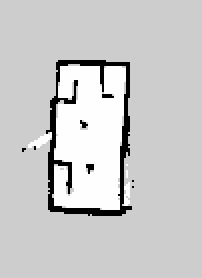
#> input picture SLAM_MAP/map_Hospital.pgm, 101 x 139 px (shown 2 times larger)
$ python clean_map.py
#> lines starting #> are read from the running program, lines starting #| are printed output that depends on the picture; after the words box and inside, x2 and y2 are one past the last pixel; in counts of white or black regions, pixels touching at a corner belong together
import cv2
import numpy as np

def make_map_pretty(input_file, output_file, scale_factor=10):
    # 1. 이미지 로드 (흑백 모드)
#> called with input_file = 'map_Hospital.pgm', output_file = 'map_Hospital_pretty.png', scale_factor = 10
    img = cv2.imread(input_file, cv2.IMREAD_GRAYSCALE)
#> img is the input picture: shape (139, 101); min 0, max 254, mean 202.3
    if img is None:
        print("오류: 파일을 찾을 수 없습니다. 파일명을 확인해주세요.")
        return

    print(f"원본 크기: {img.shape}")
#| 원본 크기: (139, 101)

    # 2. 이미지 전처리 (회색조 제거 -> 흑/백으로 명확히 구분)
    # SLAM 맵에서 벽은 보통 어두운 색, 빈 공간은 밝은 색, 미탐사 영역은 회색(205)입니다.
    # 210보다 어두우면 벽(검정)으로 간주하고 나머지는 모두 흰색으로 날립니다.
    _, binary_map = cv2.threshold(img, 210, 255, cv2.THRESH_BINARY)
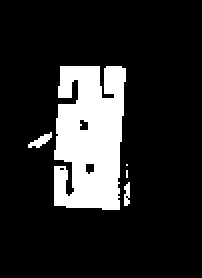
#> binary_map: shape (139, 101) (shown 2 times larger); 15.8% white; 5 white regions (2 under 20 px), largest, box (x1, y1, x2, y2) and area: (27, 33, 63, 105) 2140, (14, 66, 26, 74) 43, (62, 91, 65, 103) 28

    # 3. 해상도 확대 (Upscaling)
    # 픽셀이 깨지는 것을 막고 부드러운 처리를 위해 이미지를 키웁니다.
    h, w = binary_map.shape
#> h = 139; w = 101
    new_dim = (w * scale_factor, h * scale_factor)
#> new_dim = (1010, 1390)
    upscaled = cv2.resize(binary_map, new_dim, interpolation=cv2.INTER_NEAREST)
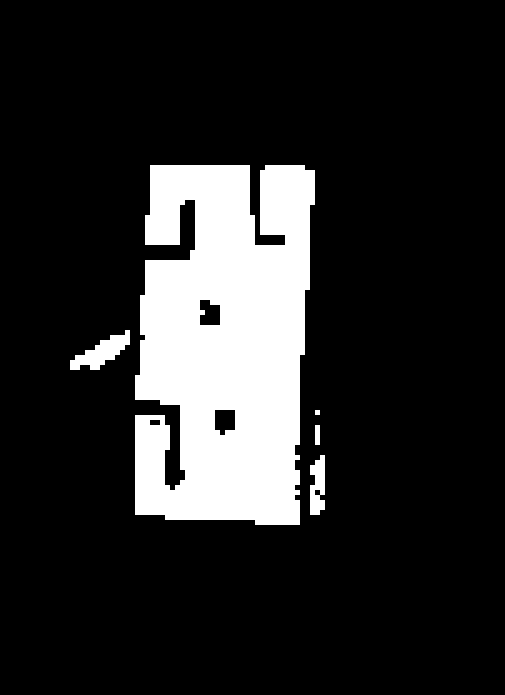
#> upscaled: shape (1390, 1010) (shown at 1/2 size); 15.8% white; 5 white regions, box (x1, y1, x2, y2) and area: (270, 330, 630, 1050) 214000, (140, 660, 260, 740) 4300, (620, 910, 650, 1030) 2800, (630, 850, 640, 890) 400, (630, 820, 640, 830) 100

    # 4. 형태학적 변환 (Morphology) - 여기가 핵심입니다!
    # 벽(검은색)을 기준으로 노이즈를 제거하기 위해 색을 반전시킵니다.
    inverted_map = cv2.bitwise_not(upscaled)

    # 커널 생성 (붓의 크기라고 생각하시면 됩니다)
    kernel_size = scale_factor  # 확대 배율에 맞춰 커널 크기 조정
    kernel = np.ones((kernel_size, kernel_size), np.uint8)

    # (1) Closing: 벽 사이의 작은 구멍이나 끊어진 부분을 메웁니다.
    closed_map = cv2.morphologyEx(inverted_map, cv2.MORPH_CLOSE, kernel)
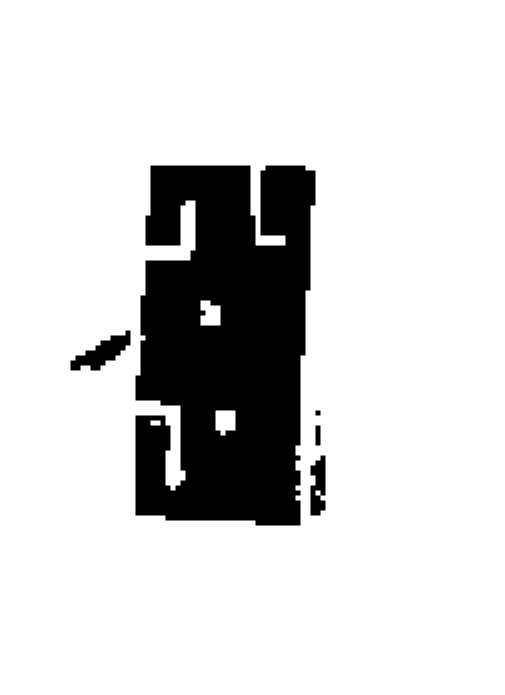
#> closed_map: shape (1390, 1010) (shown at 1/2 size); 84.2% white; 5 black regions, box (x1, y1, x2, y2) and area: (271, 331, 631, 1051) 214000, (141, 661, 261, 741) 4300, (621, 911, 651, 1031) 2800, (631, 851, 641, 891) 400, (631, 821, 641, 831) 100

    # (2) Opening: 벽 주변의 자잘한 노이즈(점)를 제거합니다.
    opened_map = cv2.morphologyEx(closed_map, cv2.MORPH_OPEN, kernel)
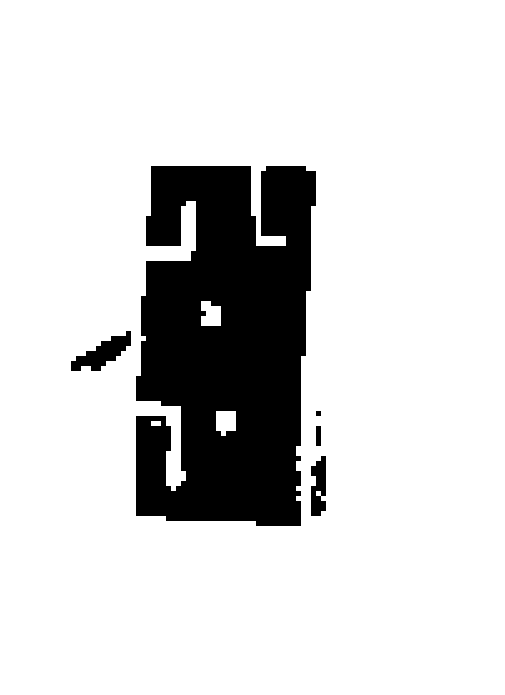
#> opened_map: shape (1390, 1010) (shown at 1/2 size); 84.2% white; 5 black regions, box (x1, y1, x2, y2) and area: (272, 332, 632, 1052) 214000, (142, 662, 262, 742) 4300, (622, 912, 652, 1032) 2800, (632, 852, 642, 892) 400, (632, 822, 642, 832) 100

    # (3) Gaussian Blur: 각진 모서리를 살짝 둥글게 깎습니다.
    # 부드러운 느낌을 원하면 홀수 값을 키우세요 (예: 15, 15)
    smooth_map = cv2.GaussianBlur(opened_map, (11, 11), 0)

    # (4) 다시 선명하게 (Threshold): 블러로 흐려진 경계를 다시 뚜렷한 선으로 만듭니다.
    _, sharp_map = cv2.threshold(smooth_map, 127, 255, cv2.THRESH_BINARY)
#> sharp_map: shape (1390, 1010); 84.2% white; 5 black regions, box (x1, y1, x2, y2) and area: (272, 332, 632, 1052) 214024, (142, 662, 262, 742) 4288, (622, 912, 652, 1032) 2794, (632, 852, 642, 892) 388, (632, 822, 642, 832) 88

    # 5. 색상 복구 및 저장
    # 다시 반전시켜서 흰 배경에 검은 벽으로 만듭니다.
    final_map = cv2.bitwise_not(sharp_map)
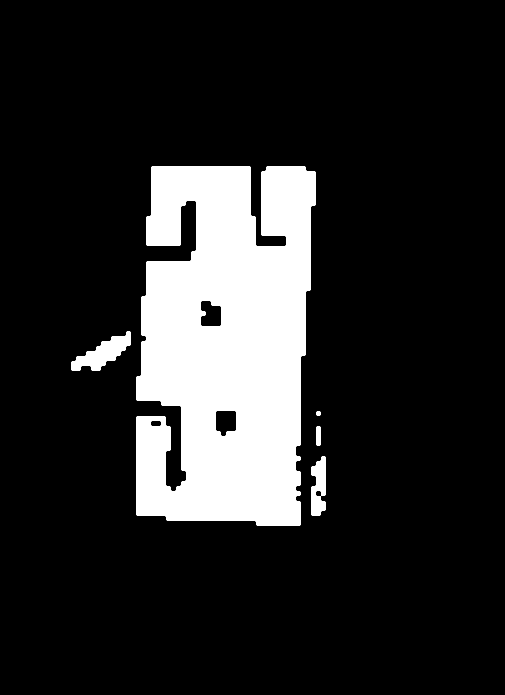
#> final_map: shape (1390, 1010) (shown at 1/2 size); 15.8% white; 5 white regions, box (x1, y1, x2, y2) and area: (272, 332, 632, 1052) 214024, (142, 662, 262, 742) 4288, (622, 912, 652, 1032) 2794, (632, 852, 642, 892) 388, (632, 822, 642, 832) 88

    cv2.imwrite(output_file, final_map)
    print(f"변환 완료! 저장된 파일: {output_file}")

# 실행
if __name__ == "__main__":
    make_map_pretty('map_Hospital.pgm', 'map_Hospital_pretty.png', scale_factor=10)
